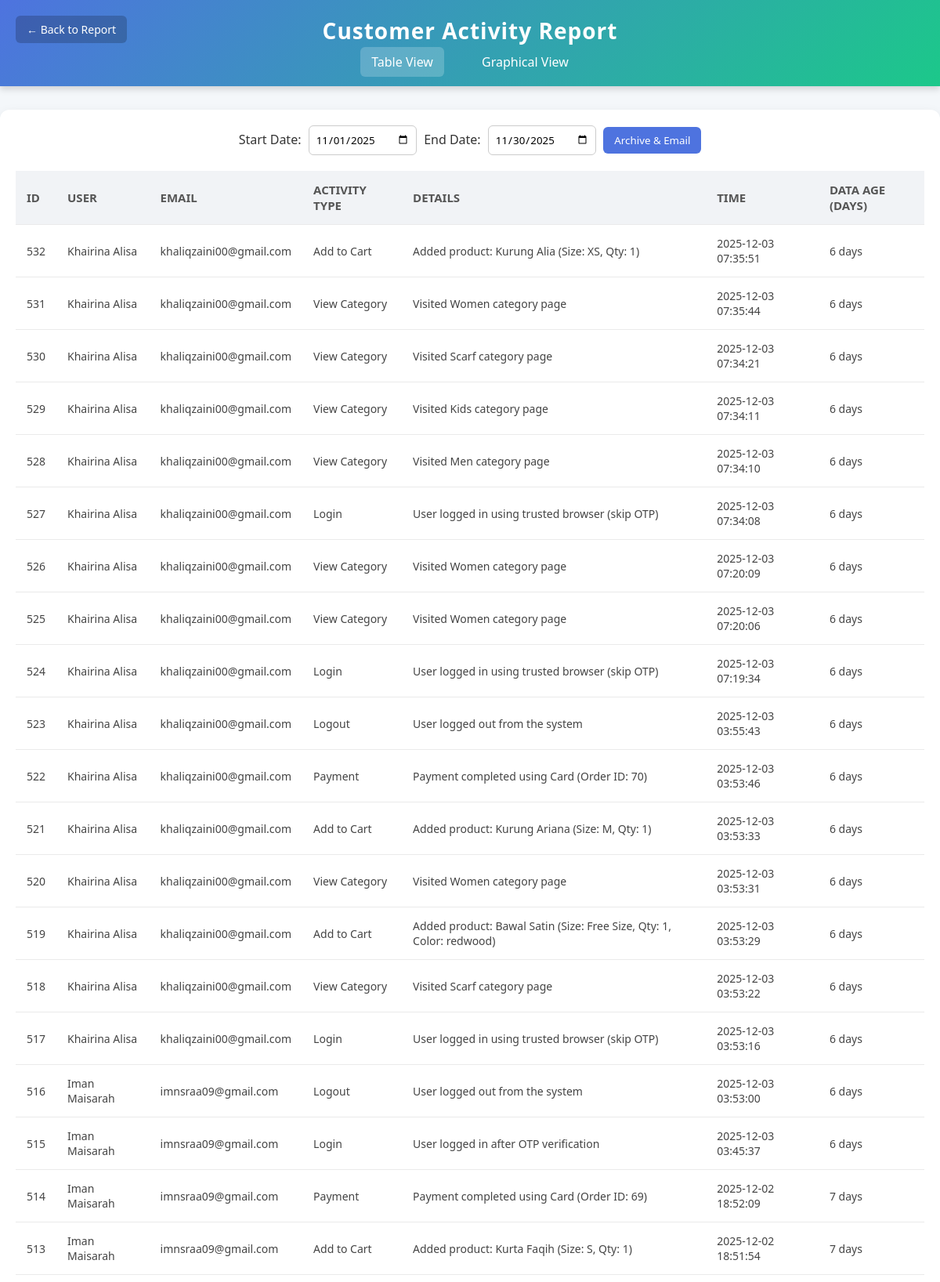
The page /bheinis-admin/customer_activity_report.php (upper part) on the database its author committed.
### tables this page shows
CREATE TABLE `customer_activity` (
  `activity_id` int(11) NOT NULL,
  `user_id` int(11) NOT NULL,
  `activity_type` varchar(100) NOT NULL,
  `activity_details` text DEFAULT NULL,
  `activity_time` timestamp NOT NULL DEFAULT current_timestamp()
);

CREATE TABLE `users` (
  `id` int(11) NOT NULL,
  `name` varchar(100) NOT NULL,
  `email` varchar(150) NOT NULL,
  `phone` varchar(20) DEFAULT NULL,
  `password` varchar(255) NOT NULL,
  `created_at` timestamp NOT NULL DEFAULT current_timestamp(),
  `updated_at` timestamp NOT NULL DEFAULT current_timestamp() ON UPDATE current_timestamp(),
  `address_line1` varchar(255) DEFAULT NULL,
  `address_line2` varchar(255) DEFAULT NULL,
  `city` varchar(100) DEFAULT NULL,
  `state` varchar(100) DEFAULT NULL,
  `postal_code` varchar(10) DEFAULT NULL,
  `remember_token` text DEFAULT NULL,
  `totp_secret` varchar(255) DEFAULT NULL,
  `last_otp_verified` datetime DEFAULT NULL,
  `otp_skip_until` datetime DEFAULT NULL,
  `reset_token` varchar(255) DEFAULT NULL,
  `reset_expires` datetime DEFAULT NULL,
  `role` varchar(10) NOT NULL DEFAULT 'user'
);

### bheinis-admin/customer_activity_report.php (the view, shortened to what this page needs)
<?php
include '../db.php';
$sql = "SELECT ca.activity_id, u.name, u.email, ca.activity_type, ca.activity_details, ca.activity_time,
        DATEDIFF(NOW(), ca.activity_time) AS data_age
        FROM customer_activity ca
        JOIN users u ON ca.user_id = u.id
        ORDER BY ca.activity_time DESC";
$result = $conn->query($sql);
$start_date = date("Y-m-01", strtotime("-1 month"));
$end_date = date("Y-m-t", strtotime("-1 month"));
?>
<!DOCTYPE html>
<html lang="en">
<head>
</head>
<body>
    <header>
        <a href="reports.php" class="back-btn">← Back to Report</a>
        <h2>Customer Activity Report</h2>
        <nav>
            <a href="customer_activity_report.php" class="active">Table View</a>
            <a href="customer_activity_charts.php">Graphical View</a>
        </nav>
    </header>
    <main>
        <form method="get">
            <label>Start Date:</label>
            <input type="date" name="start_date" required value="<?= htmlspecialchars($start_date) ?>">
            <label>End Date:</label>
            <input type="date" name="end_date" required value="<?= htmlspecialchars($end_date) ?>">
            <button type="submit">Archive & Email</button>
        </form>
        <table>
            <tr>
                <th>ID</th>
                <th>User</th>
                <th>Email</th>
                <th>Activity Type</th>
                <th>Details</th>
                <th>Time</th>
                <th>Data Age (Days)</th>
            </tr>
            <?php while($row = $result->fetch_assoc()): ?>
            <tr>
                <td><?= $row['activity_id']; ?></td>
                <td><?= $row['name']; ?></td>
                <td><?= $row['email']; ?></td>
                <td><?= $row['activity_type']; ?></td>
                <td><?= $row['activity_details']; ?></td>
                <td><?= $row['activity_time']; ?></td>
                <td><?= $row['data_age']; ?> days</td>
            </tr>
            <?php endwhile; ?>
        </table>
    </main>
</body>
</html>

### bheinis-admin/customer_activity_report.php (style rules this page uses)
* { margin: 0; padding: 0; box-sizing: border-box; font-family: "Segoe UI", Tahoma, Geneva, Verdana, sans-serif; }
body { background: #f4f7fa; color: #333; }
header { background: linear-gradient(135deg, #4e73df, #1cc88a); padding: 20px; color: white; position: relative; box-shadow: 0 4px 8px rgba(0,0,0,0.15); }
header h2 { margin-bottom: 10px; font-size: 28px; letter-spacing: 1px; text-align: center; }
.back-btn { position: absolute; left: 20px; top: 20px; text-decoration: none; color: white; background: rgba(0,0,0,0.2); padding: 8px 14px; border-radius: 6px; font-size: 14px; transition: 0.3s; }
nav { margin-top: 10px; text-align: center; }
nav a { text-decoration: none; color: white; margin: 0 15px; padding: 8px 14px; border-radius: 6px; transition: background 0.3s ease; font-weight: 500; }
nav a:hover, nav a.active { background: rgba(255,255,255,0.2); }
main { max-width: 1200px; margin: 30px auto; padding: 20px; background: white; border-radius: 12px; box-shadow: 0 6px 15px rgba(0,0,0,0.1); }
form { text-align: center; margin-bottom: 20px; }
input[type="date"] { padding: 8px; margin: 0 5px; border: 1px solid #ccc; border-radius: 6px; }
button { padding: 8px 14px; background-color: #4e73df; color: white; border: none; border-radius: 6px; cursor: pointer; }
table { width: 100%; border-collapse: collapse; margin-top: 15px; }
th, td { padding: 14px; text-align: left; border-bottom: 1px solid #eaeaea; }
th { background: #f1f3f6; font-size: 15px; font-weight: 600; text-transform: uppercase; color: #555; }
td { font-size: 14px; color: #444; }

### rows shown on the page
customer_activity: activity_id "532", user.name "Khairina Alisa", user.email "khaliqzaini00@gmail.com", activity_type "Add to Cart", activity_details "Added product: Kurung Alia (Size: XS, Qty: 1)", activity_time "2025-12-03 07:35:51", data_age "6"
customer_activity: activity_id "531", user.name "Khairina Alisa", user.email "khaliqzaini00@gmail.com", activity_type "View Category", activity_details "Visited Women category page", activity_time "2025-12-03 07:35:44", data_age "6"
customer_activity: activity_id "530", user.name "Khairina Alisa", user.email "khaliqzaini00@gmail.com", activity_type "View Category", activity_details "Visited Scarf category page", activity_time "2025-12-03 07:34:21", data_age "6"
customer_activity: activity_id "529", user.name "Khairina Alisa", user.email "khaliqzaini00@gmail.com", activity_type "View Category", activity_details "Visited Kids category page", activity_time "2025-12-03 07:34:11", data_age "6"
customer_activity: activity_id "528", user.name "Khairina Alisa", user.email "khaliqzaini00@gmail.com", activity_type "View Category", activity_details "Visited Men category page", activity_time "2025-12-03 07:34:10", data_age "6"
customer_activity: activity_id "527", user.name "Khairina Alisa", user.email "khaliqzaini00@gmail.com", activity_type "Login", activity_details "User logged in using trusted browser (skip OTP)", activity_time "2025-12-03 07:34:08", data_age "6"
customer_activity: activity_id "526", user.name "Khairina Alisa", user.email "khaliqzaini00@gmail.com", activity_type "View Category", activity_details "Visited Women category page", activity_time "2025-12-03 07:20:09", data_age "6"
customer_activity: activity_id "525", user.name "Khairina Alisa", user.email "khaliqzaini00@gmail.com", activity_type "View Category", activity_details "Visited Women category page", activity_time "2025-12-03 07:20:06", data_age "6"
customer_activity: activity_id "524", user.name "Khairina Alisa", user.email "khaliqzaini00@gmail.com", activity_type "Login", activity_details "User logged in using trusted browser (skip OTP)", activity_time "2025-12-03 07:19:34", data_age "6"
customer_activity: activity_id "523", user.name "Khairina Alisa", user.email "khaliqzaini00@gmail.com", activity_type "Logout", activity_details "User logged out from the system", activity_time "2025-12-03 03:55:43", data_age "6"
customer_activity: activity_id "522", user.name "Khairina Alisa", user.email "khaliqzaini00@gmail.com", activity_type "Payment", activity_details "Payment completed using Card (Order ID: 70)", activity_time "2025-12-03 03:53:46", data_age "6"
customer_activity: activity_id "521", user.name "Khairina Alisa", user.email "khaliqzaini00@gmail.com", activity_type "Add to Cart", activity_details "Added product: Kurung Ariana (Size: M, Qty: 1)", activity_time "2025-12-03 03:53:33", data_age "6"
customer_activity: activity_id "520", user.name "Khairina Alisa", user.email "khaliqzaini00@gmail.com", activity_type "View Category", activity_details "Visited Women category page", activity_time "2025-12-03 03:53:31", data_age "6"
customer_activity: activity_id "519", user.name "Khairina Alisa", user.email "khaliqzaini00@gmail.com", activity_type "Add to Cart", activity_details "Added product: Bawal Satin (Size: Free Size, Qty: 1, Color: redwood)", activity_time "2025-12-03 03:53:29", data_age "6"
customer_activity: activity_id "518", user.name "Khairina Alisa", user.email "khaliqzaini00@gmail.com", activity_type "View Category", activity_details "Visited Scarf category page", activity_time "2025-12-03 03:53:22", data_age "6"
customer_activity: activity_id "517", user.name "Khairina Alisa", user.email "khaliqzaini00@gmail.com", activity_type "Login", activity_details "User logged in using trusted browser (skip OTP)", activity_time "2025-12-03 03:53:16", data_age "6"
customer_activity: activity_id "516", user.name "Iman Maisarah", user.email "imnsraa09@gmail.com", activity_type "Logout", activity_details "User logged out from the system", activity_time "2025-12-03 03:53:00", data_age "6"
customer_activity: activity_id "515", user.name "Iman Maisarah", user.email "imnsraa09@gmail.com", activity_type "Login", activity_details "User logged in after OTP verification", activity_time "2025-12-03 03:45:37", data_age "6"
customer_activity: activity_id "514", user.name "Iman Maisarah", user.email "imnsraa09@gmail.com", activity_type "Payment", activity_details "Payment completed using Card (Order ID: 69)", activity_time "2025-12-02 18:52:09", data_age "7"
customer_activity: activity_id "513", user.name "Iman Maisarah", user.email "imnsraa09@gmail.com", activity_type "Add to Cart", activity_details "Added product: Kurta Faqih (Size: S, Qty: 1)", activity_time "2025-12-02 18:51:54", data_age "7"
